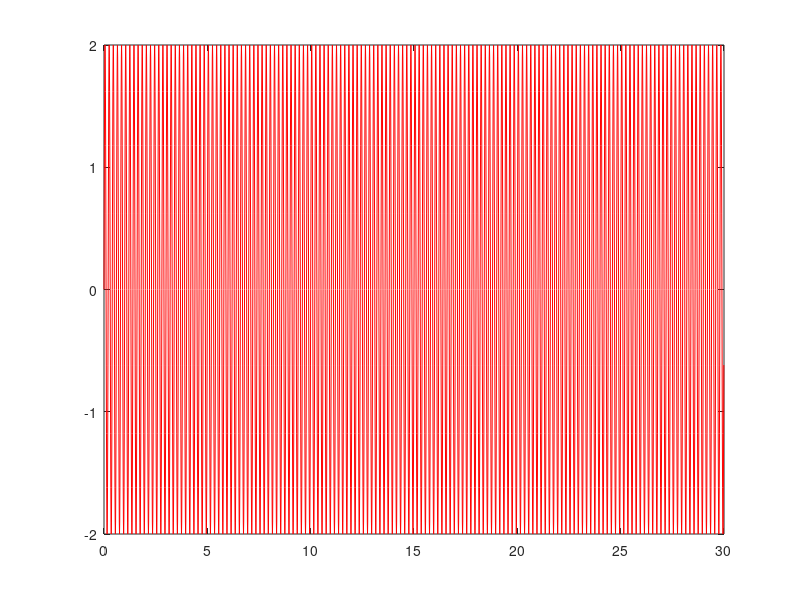

Write the MATLAB code that produced this figure. (Note: this script raises an error after producing the figure.)
Fs = 100;
t = 0:1/Fs:30-(1/Fs);
freq1 = 5;
freq2 = 5;
x = sin(2*pi*freq1*t)' + sin(2*pi*freq2*t)';
figure;plot(t,x,'r')

% add noise

noise = normrnd(0,1,length(x),1);
x_noise = x + noise;

% hold on;plot(t,x_noise,'k')

%% Cut to segments

SegmentLength = 5; % seconds
NumSegments = floor(length(x_noise)/(SegmentLength * Fs));

for scount = 1:NumSegments
    x_segment(scount,:) = x_noise(((scount-1)*SegmentLength*Fs + 1):((scount)*SegmentLength*Fs));
end
x_noise = x_segment';

%% set multi-taper power spectrum parameters

param.tapers = [3 5];% [5 9];
param.Fs = 100; % Hz
param.fpass = [0 50];
param.pad = 0;
param.err = [2 0.05];
param.trialave = 1;

% for spectrogram
param.movingwin = [1 0.1];
param.method = 'spec';

%% call the multi-taper power spectrum function

[S_mt_ch, f_mt, t, Serr] = PowerSpectrum(x_noise,param);

%% display power spectrum

plot(f_mt,10*log10(S_mt_ch),'color',[0,0,0]);hold on
plot(f_mt,10*log10(Serr(1,:)'),'-','color',[0.8 0.2 0.2]);hold on
plot(f_mt,10*log10(Serr(2,:)),'-','color',[0.8 0.2 0.2]);hold on

% figure;errorbar(f_mt,10*log10(S_mt_ch),10*log10(S_mt_ch) - 10*log10(Serr(1,:)'),10*log10(Serr(2,:)') - 10*log10(S_mt_ch),'k')
